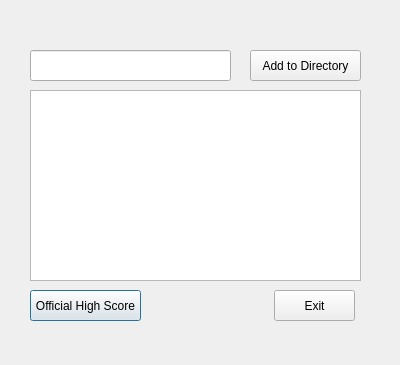
<?xml version="1.0" encoding="UTF-8"?>
<ui version="4.0">
 <class>highScore</class>
 <widget class="QDialog" name="highScore">
  <property name="geometry">
   <rect>
    <x>0</x>
    <y>0</y>
    <width>400</width>
    <height>365</height>
   </rect>
  </property>
  <property name="windowTitle">
   <string>Dialog</string>
  </property>
  <widget class="QListWidget" name="scoreList">
   <property name="geometry">
    <rect>
     <x>30</x>
     <y>90</y>
     <width>331</width>
     <height>191</height>
    </rect>
   </property>
  </widget>
  <widget class="QPushButton" name="scoreButton">
   <property name="geometry">
    <rect>
     <x>30</x>
     <y>290</y>
     <width>111</width>
     <height>31</height>
    </rect>
   </property>
   <property name="text">
    <string>Official High Score</string>
   </property>
  </widget>
  <widget class="QPushButton" name="exitScore">
   <property name="geometry">
    <rect>
     <x>274</x>
     <y>290</y>
     <width>81</width>
     <height>31</height>
    </rect>
   </property>
   <property name="text">
    <string>Exit</string>
   </property>
  </widget>
  <widget class="QLineEdit" name="fileLocationEdit">
   <property name="geometry">
    <rect>
     <x>30</x>
     <y>50</y>
     <width>201</width>
     <height>31</height>
    </rect>
   </property>
   <property name="focusPolicy">
    <enum>Qt::StrongFocus</enum>
   </property>
   <property name="toolTip">
    <string>Put in file path</string>
   </property>
  </widget>
  <widget class="QPushButton" name="locationButton">
   <property name="geometry">
    <rect>
     <x>250</x>
     <y>50</y>
     <width>111</width>
     <height>31</height>
    </rect>
   </property>
   <property name="text">
    <string>Add to Directory</string>
   </property>
  </widget>
 </widget>
 <resources/>
 <connections/>
</ui>
